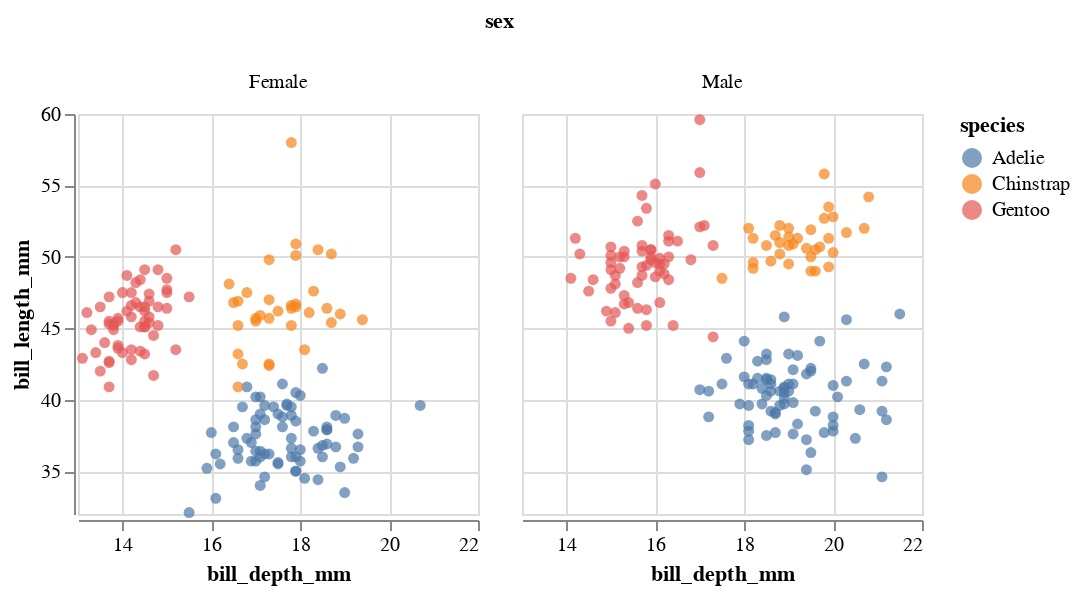

Notebook code cell kept with this figure:
### Markdown cell above
Back to the original height.  This facet chart already gives us a good understanding of how the bill length differs between male and female penguins across various species.

### Code cell
alt.Chart(df).mark_circle().encode(
    x=alt.X("bill_depth_mm", scale=alt.Scale(zero=False)),
    y=alt.Y("bill_length_mm", scale=alt.Scale(zero=False)),
    color="species",
).properties(
    height=200,
    width=200
).facet(
    column="sex"
)

### Figure 1 — Vega-Lite specification as saved in the notebook (floating-point values rounded to 4 significant figures; data arrays with more than 128 entries replaced by an {"elided": "..."} marker saying what was removed)
{"config": {"view": {"continuousWidth": 400, "continuousHeight": 300}}, "data": {"name": "data-a0ec2e5925707c5dba9da2c1e24eff5a"}, "facet": {"column": {"field": "sex", "type": "nominal"}}, "spec": {"mark": "circle", "encoding": {"color": {"field": "species", "type": "nominal"}, "x": {"field": "bill_depth_mm", "scale": {"zero": false}, "type": "quantitative"}, "y": {"field": "bill_length_mm", "scale": {"zero": false}, "type": "quantitative"}}, "height": 200, "width": 200}, "$schema": "https://vega.github.io/schema/vega-lite/v4.17.0.json", "datasets": {"data-a0ec2e5925707c5dba9da2c1e24eff5a": {"elided": "333 records"}}}
